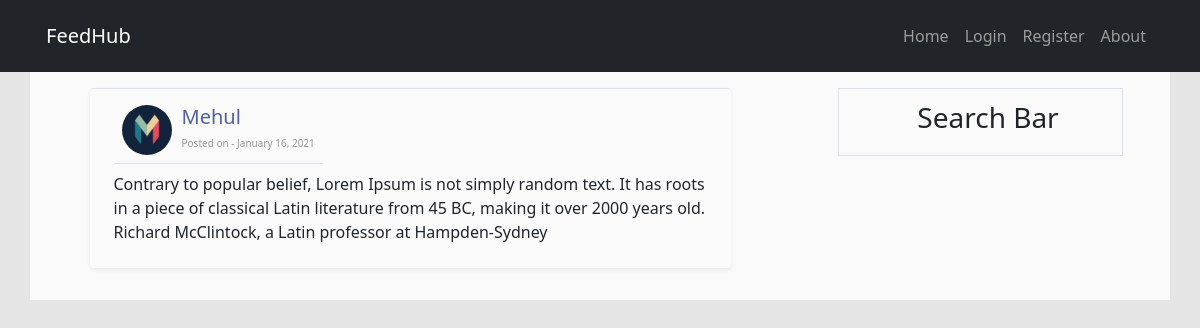
The app's page /post/1/ with its own data.
### feedhub/models.py (models this page shows, shortened)
class Post(models.Model):
    title = models.CharField(max_length=100)
    content = models.TextField()
    date_posted = models.DateTimeField(default=timezone.now)
    author = models.ForeignKey(User, on_delete=models.CASCADE)

### users/models.py (models this page shows, shortened)
class Profile(models.Model):
    user = models.OneToOneField(User, on_delete=models.CASCADE)
    image = models.ImageField(default='default.jpg', upload_to='profile_pics')

### feedhub/views.py (the view)
# urls.py: path('post/<int:pk>/', PostDetailView.as_view(), name='feed-dtl'),
class PostDetailView(DetailView):
	model = Post

### feedhub/templates/feedhub/post_detail.html (shortened to what this page needs)
{% extends "feedhub/base.html" %}
{% block content %}
	<div class="container mb-3 py-2 _stpbx border-top rounded shadow-sm">
			<div class="d-inline-flex border-bottom mb-2 p-2">
				<img class="_usrlg" width="50px" height="50px" src="{{object.author.profile.image.url}}" alt="profile_pic">
				<div>
					<h2><a href="{% url 'feedhub:user-posts' object.author.username %}">{{ object.author }}</a></h2>
					<small>Posted on - {{ object.date_posted|date:"F j, Y"}}</small>
				</div>
			</div>
			<p>{{ object.content }}</p>
	</div>
{% endblock content %}

### feedhub/static/feedhub/main.css (style rules this page uses)
._stpbx h2 { font-size: 20px; margin: 0; }
._stpbx h2 a { text-decoration: none; color: rgba(60,80,150,0.9); }
._stpbx small { font-size: 10px; font-weight: normal; color: rgba(0,0,0,0.4); }
._usrlg { border-radius: 100%; margin-right: 10px; overflow: hidden; }

### records on screen
Post: author.profile.image (picture), author "Mehul", date_posted "January 16, 2021", content "Contrary to popular belief, Lorem Ipsum is not simply random text. It has roots in a piece of classical Latin literature from 45 BC, making it over 2000 years old. Richard McClintock, a Latin professor at Hampden-Sydney"
